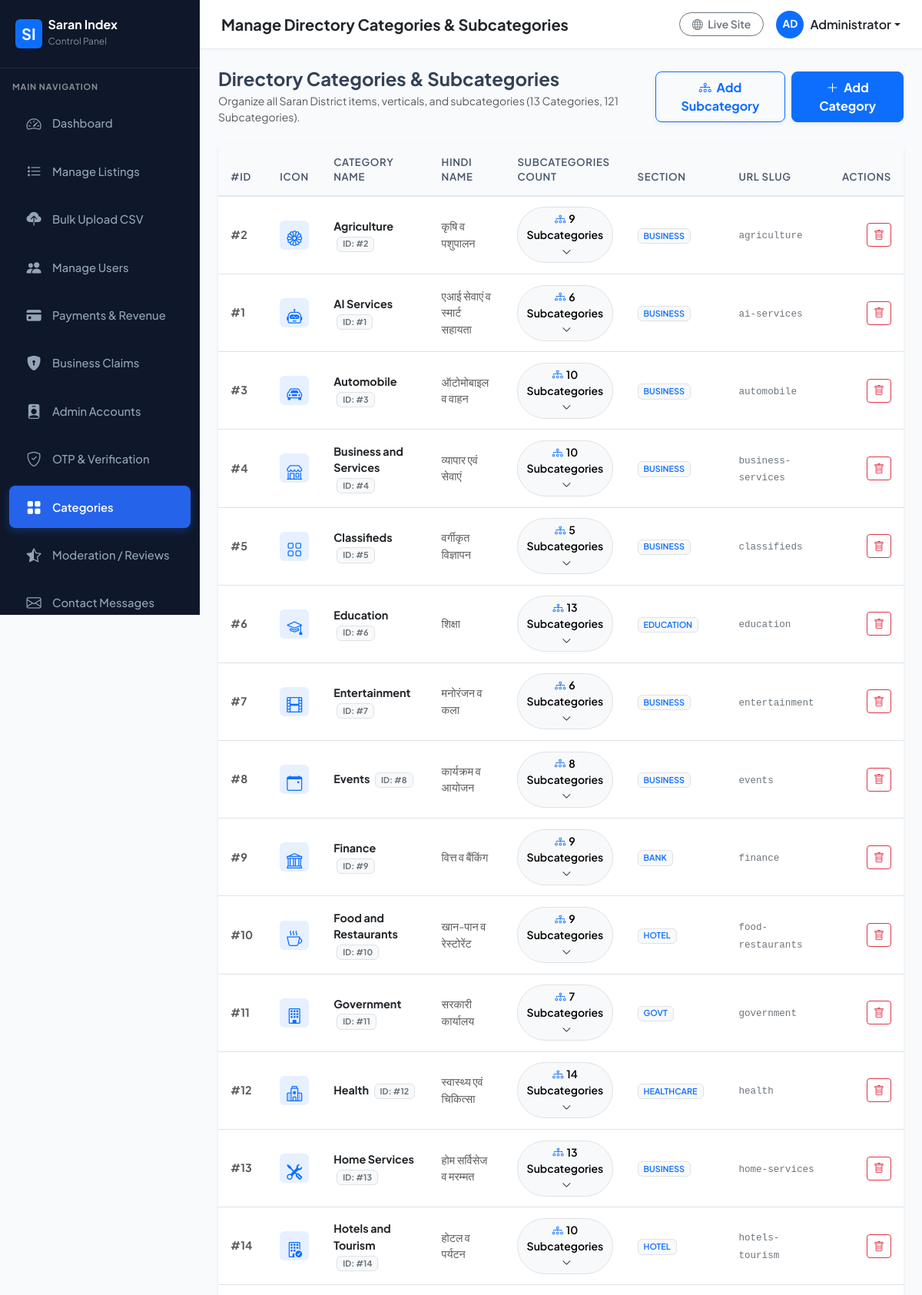
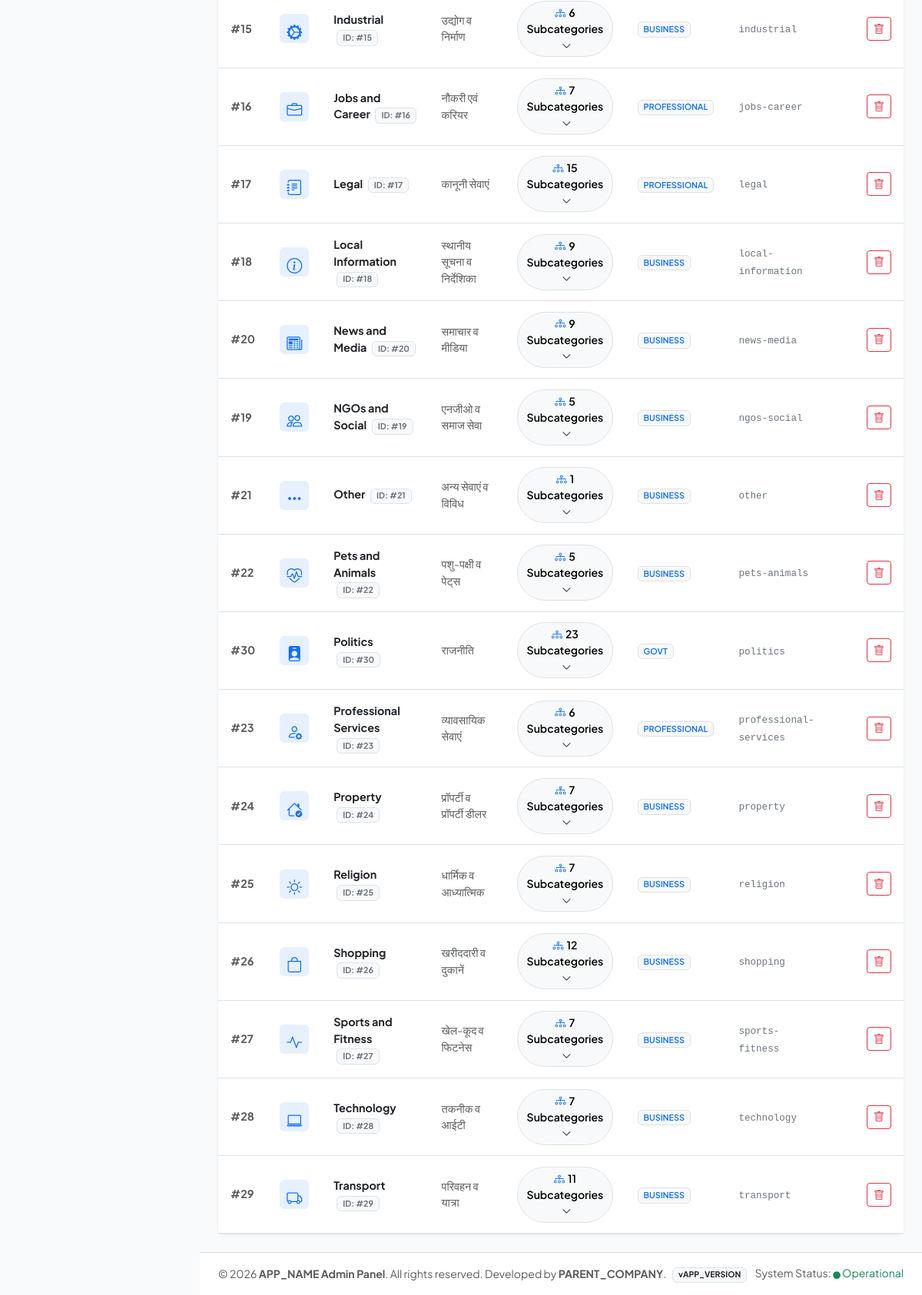
/admin/categories.php (signed in), run on the app's committed database (2 pictures, top to bottom).
### tables this page shows
CREATE TABLE IF NOT EXISTS `categories` (
    `id` INT AUTO_INCREMENT PRIMARY KEY,
    `name` VARCHAR(100) NOT NULL,
    `hindi_name` VARCHAR(100),
    `icon` VARCHAR(100),
    `slug` VARCHAR(100) UNIQUE,
    `section` ENUM('BUSINESS','PROFESSIONAL','GOVT','EDUCATION','HEALTHCARE','EMERGENCY','BANK','HOTEL') DEFAULT 'BUSINESS',
    `status` ENUM('ACTIVE','INACTIVE') DEFAULT 'ACTIVE'
);

### includes/functions.php (called while the page is built, shortened)
<?php
function sanitizeInput($data) {
    return htmlspecialchars(trim((string)$data), ENT_QUOTES, 'UTF-8');
}
function getAllSubcategories() {
    $db = getDB();
    if ($db) {
        try {
            $stmt = $db->query("SELECT s.*, c.name as category_name FROM subcategories s LEFT JOIN categories c ON s.category_id = c.id ORDER BY c.name ASC, CASE WHEN s.type = 'PROFESSIONAL' THEN 1 ELSE 2 END ASC, s.name ASC");
            return $stmt->fetchAll();
        } catch (PDOException $e) {}
    }
    return [];
}
function getAllAdminCategories() {
    $db = getDB();
    if ($db) {
        try {
            $stmt = $db->query("SELECT * FROM categories ORDER BY name ASC");
            return $stmt->fetchAll();
        } catch (PDOException $e) {}
    }
    return [];
}

### admin/categories.php (the view, shortened to what this page needs)
<?php
$header_title = "Manage Directory Categories & Subcategories";
require_once __DIR__ . '/includes/header.php';
$categories = getAllAdminCategories();
$all_subcategories = getAllSubcategories();
$sub_by_cat = [];
foreach ($all_subcategories as $sub) {
    $sub_by_cat[$sub['category_id']][] = $sub;
}
?>
<div class="d-flex flex-column flex-md-row align-items-md-center justify-content-between mb-4 gap-3">
    <div>
        <h4 class="fw-bold mb-1">Directory Categories & Subcategories</h4>
        <p class="text-muted small mb-0">Organize all Saran District items, verticals, and subcategories (13 Categories, 121 Subcategories).</p>
    </div>
    <div class="d-flex gap-2">
        <button type="button" class="btn btn-outline-primary fw-bold px-3 py-2 rounded-3 shadow-sm" data-bs-toggle="modal" data-bs-target="#addSubcategoryModal">
            <i class="bi bi-diagram-3 me-1"></i> Add Subcategory
        </button>
        <button type="button" class="btn btn-primary fw-bold px-3 py-2 rounded-3 shadow-sm" data-bs-toggle="modal" data-bs-target="#addCategoryModal">
            <i class="bi bi-plus-lg me-1"></i> Add Category
        </button>
    </div>
</div>
<div class="card border-0 shadow-sm rounded-3">
    <div class="table-responsive">
        <table class="table table-hover table-custom align-middle mb-0">
            <thead>
                <tr>
                    <th style="width: 60px;">#ID</th>
                    <th style="width: 50px;">Icon</th>
                    <th>Category Name</th>
                    <th>Hindi Name</th>
                    <th>Subcategories Count</th>
                    <th>Section</th>
                    <th>URL Slug</th>
                    <th class="text-end">Actions</th>
                </tr>
            </thead>
            <tbody>
                <?php foreach ($categories as $cat):
                    $subs = $sub_by_cat[$cat['id']] ?? [];
                    $sub_count = count($subs);
                ?>
                    <tr>
                        <td class="fw-bold text-muted">#<?php echo $cat['id']; ?></td>
                        <td>
                            <div class="bg-primary bg-opacity-10 text-primary rounded-2 p-2 text-center" style="width: 38px; height: 38px;">
                                <i class="bi <?php echo sanitizeInput($cat['icon']); ?> fs-5"></i>
                            </div>
                        </td>
                        <td class="fw-bold text-dark">
                            <?php echo sanitizeInput($cat['name']); ?>
                            <span class="badge bg-light text-secondary border small ms-1" title="Category ID">ID: #<?php echo $cat['id']; ?></span>
                        </td>
                        <td class="text-muted"><?php echo sanitizeInput($cat['hindi_name'] ?? ''); ?></td>
                        <td>
                            <button class="btn btn-sm btn-light border rounded-pill fw-semibold" type="button" data-bs-toggle="collapse" data-bs-target="#subs-cat-<?php echo $cat['id']; ?>">
                                <i class="bi bi-diagram-3 text-primary me-1"></i><?php echo $sub_count; ?> Subcategories <i class="bi bi-chevron-down ms-1 small"></i>
                            </button>
                        </td>
                        <td><span class="badge bg-light text-primary border fw-semibold"><?php echo sanitizeInput($cat['section'] ?? 'BUSINESS'); ?></span></td>
                        <td><code class="small text-secondary"><?php echo sanitizeInput($cat['slug']); ?></code></td>
                        <td class="text-end">
                            <a href="categories.php?action=delete&id=<?php echo $cat['id']; ?>" class="btn btn-outline-danger btn-sm" onclick="return confirm('Are you sure you want to delete this category?');">
                                <i class="bi bi-trash"></i>
                            </a>
                        </td>
                    </tr>
                <?php endforeach; ?>
            </tbody>
        </table>
    </div>
</div>
<?php require_once __DIR__ . '/includes/footer.php'; ?>

### admin/includes/header.php (shortened to what this page needs)
<?php
$current_page = basename($_SERVER['PHP_SELF']);
$admin_name = $_SESSION['admin_full_name'] ?? 'Administrator';
?>
<!DOCTYPE html>
<html lang="en">
<head>
    <link href="https://cdn.jsdelivr.net/npm/bootstrap@5.3.3/dist/css/bootstrap.min.css" rel="stylesheet">
    <link href="https://cdn.jsdelivr.net/npm/bootstrap-icons@1.11.3/font/bootstrap-icons.min.css" rel="stylesheet">
</head>
<body>
<aside id="admin-sidebar">
    <div class="sidebar-brand d-flex align-items-center justify-content-between">
        <a href="index.php" class="d-flex align-items-center text-white text-decoration-none">
            <span class="bg-primary text-white fw-bold rounded-2 px-2 py-1 me-2 shadow-sm fs-5">SI</span>
            <div>
                <div class="fw-bold fs-6 lh-1">Saran Index</div>
                <small class="text-white-50" style="font-size: 0.75rem;">Control Panel</small>
            </div>
        </a>
    </div>
    <div class="py-3">
        <div class="px-3 mb-2 text-uppercase text-white-50 fw-bold" style="font-size: 0.68rem; letter-spacing: 0.08em;">Main Navigation</div>
        <ul class="nav flex-column">
            <li class="nav-item">
                <a class="nav-link <?php echo $current_page === 'index.php' ? 'active' : ''; ?>" href="index.php">
                    <i class="bi bi-speedometer2"></i> Dashboard
                </a>
            </li>
            <li class="nav-item">
                <a class="nav-link <?php echo ($current_page === 'listings.php' || $current_page === 'listing_edit.php') ? 'active' : ''; ?>" href="listings.php">
                    <i class="bi bi-list-stars"></i> Manage Listings
                </a>
            </li>
            <li class="nav-item">
                <a class="nav-link <?php echo $current_page === 'bulk_upload.php' ? 'active' : ''; ?>" href="bulk_upload.php">
                    <i class="bi bi-cloud-upload-fill"></i> Bulk Upload CSV
                </a>
            </li>
            <li class="nav-item">
                <a class="nav-link <?php echo ($current_page === 'users.php' || $current_page === 'users_bulk_upload.php') ? 'active' : ''; ?>" href="users.php">
                    <i class="bi bi-people-fill"></i> Manage Users
                </a>
            </li>
            <li class="nav-item">
                <a class="nav-link <?php echo $current_page === 'payments.php' ? 'active' : ''; ?>" href="payments.php">
                    <i class="bi bi-credit-card-fill"></i> Payments & Revenue
                </a>
            </li>
            <li class="nav-item">
                <a class="nav-link <?php echo $current_page === 'claims.php' ? 'active' : ''; ?>" href="claims.php">
                    <i class="bi bi-shield-lock-fill"></i> Business Claims
                </a>
            </li>
            <li class="nav-item">
                <a class="nav-link <?php echo $current_page === 'admins.php' ? 'active' : ''; ?>" href="admins.php">
                    <i class="bi bi-person-badge-fill"></i> Admin Accounts
                </a>
            </li>
            <li class="nav-item">
                <a class="nav-link <?php echo $current_page === 'verification_settings.php' ? 'active' : ''; ?>" href="verification_settings.php">
                    <i class="bi bi-shield-check"></i> OTP & Verification
                </a>
            </li>
            <li class="nav-item">
                <a class="nav-link <?php echo $current_page === 'categories.php' ? 'active' : ''; ?>" href="categories.php">
                    <i class="bi bi-grid-fill"></i> Categories
                </a>
            </li>
            <li class="nav-item">
                <a class="nav-link <?php echo $current_page === 'reviews.php' ? 'active' : ''; ?>" href="reviews.php">
                    <i class="bi bi-star-half"></i> Moderation / Reviews
                </a>
            </li>
            <li class="nav-item">
                <a class="nav-link <?php echo $current_page === 'messages.php' ? 'active' : ''; ?>" href="messages.php">
                    <i class="bi bi-envelope"></i> Contact Messages
                </a>
            </li>
        </ul>
    </div>
</aside>
<div id="admin-main">
    <header class="admin-header d-flex align-items-center justify-content-between">
        <div class="d-flex align-items-center">
            <h5 class="mb-0 fw-bold text-dark"><?php echo isset($header_title) ? sanitizeInput($header_title) : 'Dashboard Overview'; ?></h5>
        </div>
        <div class="d-flex align-items-center gap-3">
            <a href="../index.php" target="_blank" class="btn btn-outline-secondary btn-sm rounded-pill px-3 fw-semibold">
                <i class="bi bi-globe me-1"></i> Live Site
            </a>
            <div class="dropdown">
                <a href="#" class="d-flex align-items-center text-dark text-decoration-none dropdown-toggle fw-semibold" id="adminUserDropdown" data-bs-toggle="dropdown" aria-expanded="false">
                    <div class="bg-primary text-white rounded-circle d-flex align-items-center justify-content-center me-2 fw-bold" style="width: 36px; height: 36px; font-size: 0.85rem;">
                        <?php echo strtoupper(substr($admin_name, 0, 2)); ?>
                    </div>
                    <span class="d-none d-md-inline"><?php echo sanitizeInput($admin_name); ?></span>
                </a>
            </div>
        </div>
    </header>
    <main class="p-4 flex-grow-1">

### admin/includes/footer.php (shortened to what this page needs)
    </main>
    <footer class="bg-white border-top py-3 px-4 text-center text-md-start">
        <div class="d-flex flex-column flex-md-row align-items-center justify-content-between text-muted small">
            <div>
                &copy; <?php echo date('Y'); ?> <strong><?php echo APP_NAME; ?> Admin Panel</strong>. All rights reserved. Developed by <strong><?php echo PARENT_COMPANY; ?></strong>.
            </div>
            <div class="mt-2 mt-md-0">
                <span class="badge bg-light text-dark border me-2">v<?php echo APP_VERSION; ?></span>
                <span>System Status: <span class="text-success font-weight-bold"><i class="bi bi-circle-fill" style="font-size: 0.6rem;"></i> Operational</span></span>
            </div>
        </div>
    </footer>
</div>
</body>
</html>

### admin/includes/header.php (style rules this page uses)
:root { --admin-sidebar-width: 260px; --admin-primary: #0F172A; --admin-accent: #2563EB; --admin-accent-hover: #1D4ED8; --admin-bg: #F8FAFC; }
body { font-family: 'Plus Jakarta Sans', system-ui, -apple-system, sans-serif; background-color: var(--admin-bg); color: #334155; min-height: 100vh; }
#admin-sidebar { width: var(--admin-sidebar-width); height: 100vh; position: fixed; top: 0; left: 0; background: #0F172A; color: #94A3B8; z-index: 1000; transition: all 0.3s ease; overflow-y: auto; }
#admin-sidebar .sidebar-brand { padding: 1.5rem 1.25rem; border-bottom: 1px solid rgba(255, 255, 255, 0.08); }
#admin-sidebar .nav-link { color: #94A3B8; padding: 0.8rem 1.25rem; border-radius: 0.5rem; margin: 0.25rem 0.75rem; font-weight: 500; font-size: 0.925rem; display: flex; align-items: center; transition: all 0.2s ease; }
#admin-sidebar .nav-link.active { color: #FFFFFF; background: var(--admin-accent); font-weight: 600; box-shadow: 0 4px 12px rgba(37, 99, 235, 0.3); }
#admin-sidebar .nav-link i { font-size: 1.2rem; margin-right: 0.75rem; width: 24px; text-align: center; }
#admin-main { margin-left: var(--admin-sidebar-width); min-height: 100vh; display: flex; flex-direction: column; }
.admin-header { background: #FFFFFF; border-bottom: 1px solid #E2E8F0; padding: 0.85rem 1.75rem; position: sticky; top: 0; z-index: 999; box-shadow: 0 1px 3px rgba(0,0,0,0.03); }
.table-custom th { background-color: #F8FAFC; color: #475569; font-weight: 600; font-size: 0.825rem; text-transform: uppercase; letter-spacing: 0.05em; padding: 0.85rem 1rem; border-bottom: 2px solid #E2E8F0; }
.table-custom td { padding: 0.85rem 1rem; vertical-align: middle; font-size: 0.9rem; }

### data on the page
categories: id "2", name "Agriculture", hindi_name "कृषि व पशुपालन", id "9", section "BUSINESS", slug "agriculture"
categories: id "1", name "AI Services", hindi_name "एआई सेवाएं व स्मार्ट सहायता", id "6", section "BUSINESS", slug "ai-services"
categories: id "3", name "Automobile", hindi_name "ऑटोमोबाइल व वाहन", id "10", section "BUSINESS", slug "automobile"
categories: id "4", name "Business and Services", hindi_name "व्यापार एवं सेवाएं", id "10", section "BUSINESS", slug "business-services"
categories: id "5", name "Classifieds", hindi_name "वर्गीकृत विज्ञापन", section "BUSINESS", slug "classifieds"
categories: id "6", name "Education", hindi_name "शिक्षा", id "13", section "EDUCATION", slug "education"
categories: id "7", name "Entertainment", hindi_name "मनोरंजन व कला", id "6", section "BUSINESS", slug "entertainment"
categories: id "8", name "Events", hindi_name "कार्यक्रम व आयोजन", section "BUSINESS", slug "events"
categories: id "9", name "Finance", hindi_name "वित्त व बैंकिंग", section "BANK", slug "finance"
categories: id "10", name "Food and Restaurants", hindi_name "खान-पान व रेस्टोरेंट", id "9", section "HOTEL", slug "food-restaurants"
categories: id "11", name "Government", hindi_name "सरकारी कार्यालय", id "7", section "GOVT", slug "government"
categories: id "12", name "Health", hindi_name "स्वास्थ्य एवं चिकित्सा", id "14", section "HEALTHCARE", slug "health"
categories: id "13", name "Home Services", hindi_name "होम सर्विसेज व मरम्मत", section "BUSINESS", slug "home-services"
categories: id "14", name "Hotels and Tourism", hindi_name "होटल व पर्यटन", id "10", section "HOTEL", slug "hotels-tourism"
categories: id "15", name "Industrial", hindi_name "उद्योग व निर्माण", id "6", section "BUSINESS", slug "industrial"
categories: id "16", name "Jobs and Career", hindi_name "नौकरी एवं करियर", id "7", section "PROFESSIONAL", slug "jobs-career"
categories: id "17", name "Legal", hindi_name "कानूनी सेवाएं", id "15", section "PROFESSIONAL", slug "legal"
categories: id "18", name "Local Information", hindi_name "स्थानीय सूचना व निर्देशिका", id "9", section "BUSINESS", slug "local-information"
categories: id "20", name "News and Media", hindi_name "समाचार व मीडिया", id "9", section "BUSINESS", slug "news-media"
categories: id "19", name "NGOs and Social", hindi_name "एनजीओ व समाज सेवा", id "5", section "BUSINESS", slug "ngos-social"
categories: id "21", name "Other", hindi_name "अन्य सेवाएं व विविध", id "1", section "BUSINESS", slug "other"
categories: id "22", name "Pets and Animals", hindi_name "पशु-पक्षी व पेट्स", id "5", section "BUSINESS", slug "pets-animals"
categories: id "30", name "Politics", hindi_name "राजनीति", id "23", section "GOVT", slug "politics"
categories: id "23", name "Professional Services", hindi_name "व्यावसायिक सेवाएं", id "6", section "PROFESSIONAL", slug "professional-services"
categories: id "24", name "Property", hindi_name "प्रॉपर्टी व प्रॉपर्टी डीलर", id "7", section "BUSINESS", slug "property"
categories: id "25", name "Religion", hindi_name "धार्मिक व आध्यात्मिक", id "7", section "BUSINESS", slug "religion"
categories: id "26", name "Shopping", hindi_name "खरीददारी व दुकानें", id "12", section "BUSINESS", slug "shopping"
categories: id "27", name "Sports and Fitness", hindi_name "खेल-कूद व फिटनेस", id "7", section "BUSINESS", slug "sports-fitness"
categories: id "28", name "Technology", hindi_name "तकनीक व आईटी", id "7", section "BUSINESS", slug "technology"
categories: id "29", name "Transport", hindi_name "परिवहन व यात्रा", id "11", section "BUSINESS", slug "transport"

### other printed values
sanitizeInput($header_title) "Manage Directory Categories & Subcategories"
substr($admin_name, 0, 2) "AD"
sanitizeInput($admin_name) "Administrator"
